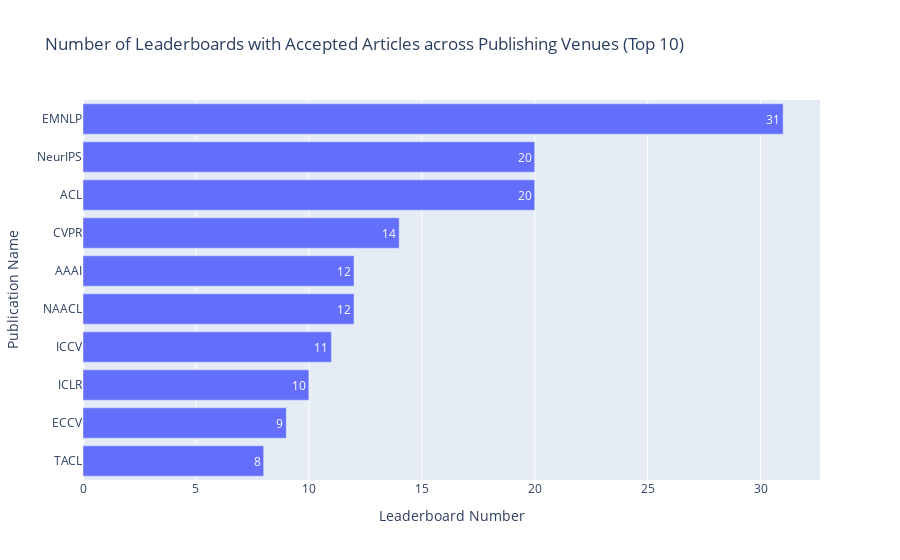

Notebook source saved alongside this figure:
### Code cell
df = pd.read_csv(path_rq1 / 'leaderboard_processed.csv')
df_pub = df[df['#Publishing venue'] > 0]
print(f"{round(len(df_pub)/len(df)*100,2)}% ({len(df_pub)} out of {len(df)}) leaderboards are associated with specific publications, including articles, preprints, and reports.")

df_pub['Publishing venues'] = df_pub['Publishing venues'].apply(ast.literal_eval)
df_accepted = df_pub[df_pub['Publishing venues'].apply(lambda x: 'Preprint' not in x)]
print(f"{round(len(df_accepted)/len(df)*100,2)}%  ({len(df_accepted)} out of {len(df_pub)}) articles have been accepted in a specific workshop, conference, and journal.")

df_split = df_accepted.explode('Publishing venues').groupby('Publishing venues').size().reset_index(name='Frequency')
df_split['Weight'] = 1

statistics = {
    'Distribution|Property': 'Leaderboards across Publishing Venues',
    'Interquartile Range': df_split['Frequency'].quantile(0.75) - df_split['Frequency'].quantile(0.25),
    'Mean': np.mean(df_split['Frequency']),
    'Median': np.median(df_split['Frequency']),
    'Standard Deviation': np.std(df_split['Frequency']),
    'Gini Coefficient': ineqpy.inequality.gini(data=df_split, income='Frequency', weights='Weight'),
}
df_statistics = pd.read_csv(path_rq1 / 'leaderboard_statistics.csv')
df_statistics = pd.concat([df_statistics, pd.DataFrame([statistics])], ignore_index=True)
df_statistics.drop_duplicates(subset=['Distribution|Property'], keep='last', inplace=True)
df_statistics.sort_values(by='Distribution|Property', inplace=True)
df_statistics.to_csv(path_rq1 / 'leaderboard_statistics.csv', index=False)

df_top = df_split.sort_values(by='Frequency', ascending=False).head(10)
print(f"{df_top['Publishing venues'].iloc[0]} emerges as the conference with the most number of accepted articles, accounting for {round(df_top['Frequency'].iloc[0]/len(df_accepted)*100,2)}% ({df_top['Frequency'].iloc[0]} out of {len(df_accepted)}) of the total.")

fig = go.Figure(go.Bar(
        x=df_top['Frequency'],  # Values for the bar lengths
        y=df_top['Publishing venues'],  # Categories for each bar
        orientation='h',  # Sets the bars to be horizontal
        text=df_top['Frequency'],  # Adds the values as text on each bar
        textposition='auto'  # Automatically positions the text on the bars
))
fig.update_layout(
        title=f'Number of Leaderboards with Accepted Articles across Publishing Venues (Top 10)',
        xaxis_title='Leaderboard Number',
        yaxis_title='Publication Name',
        yaxis_autorange='reversed'  # This line makes the bars go top-down
)
fig.show()

### Figure 1 — Plotly figure (JSON) as saved in the notebook; plotly's stock layout.template omitted (floating-point values rounded to 4 significant figures)
{"data": [{"orientation": "h", "text": [31, 20, 20, 14, 12, 12, 11, 10, 9, 8], "textposition": "auto", "type": "bar", "x": [31, 20, 20, 14, 12, 12, 11, 10, 9, 8], "y": ["EMNLP", "NeurIPS", "ACL", "CVPR", "AAAI", "NAACL", "ICCV", "ICLR", "ECCV", "TACL"]}], "layout": {"title": {"text": "Number of Leaderboards with Accepted Articles across Publishing Venues (Top 10)"}, "xaxis": {"title": {"text": "Leaderboard Number"}}, "yaxis": {"autorange": "reversed", "title": {"text": "Publication Name"}}}}
